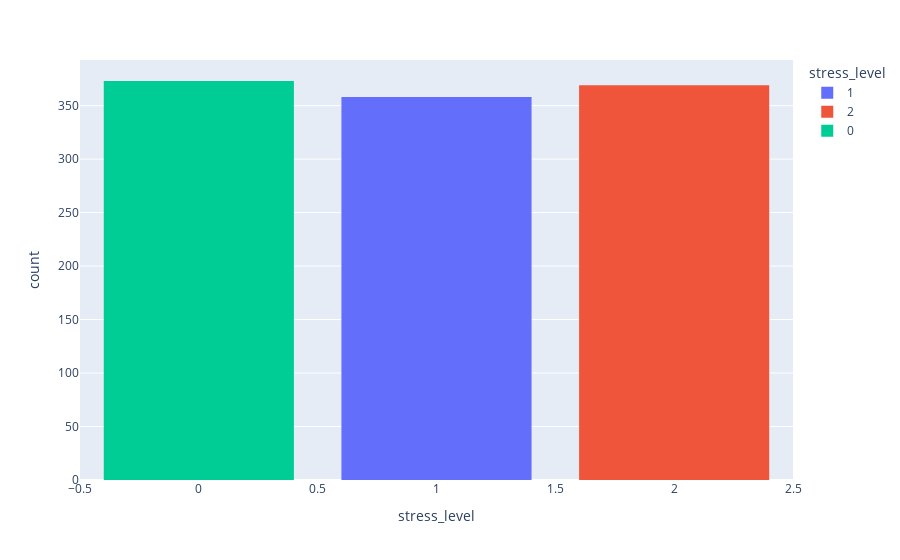

The notebook cell this image was saved under:
### Code cell
px.histogram(df,x=target, color = target).update_layout(bargap=0.2)

### Figure 1 — Plotly figure (JSON) as saved in the notebook; plotly's stock layout.template omitted (floating-point values rounded to 4 significant figures; data arrays with more than 128 entries replaced by an {"elided": "..."} marker saying what was removed)
{"data": [{"alignmentgroup": "True", "bingroup": "x", "hovertemplate": "stress_level=%{x}<br>count=%{y}<extra></extra>", "legendgroup": "1", "marker": {"color": "#636efa", "pattern": {"shape": ""}}, "name": "1", "offsetgroup": "1", "orientation": "v", "showlegend": true, "type": "histogram", "x": {"elided": "358 int values"}, "xaxis": "x", "yaxis": "y"}, {"alignmentgroup": "True", "bingroup": "x", "hovertemplate": "stress_level=%{x}<br>count=%{y}<extra></extra>", "legendgroup": "2", "marker": {"color": "#EF553B", "pattern": {"shape": ""}}, "name": "2", "offsetgroup": "2", "orientation": "v", "showlegend": true, "type": "histogram", "x": {"elided": "369 int values"}, "xaxis": "x", "yaxis": "y"}, {"alignmentgroup": "True", "bingroup": "x", "hovertemplate": "stress_level=%{x}<br>count=%{y}<extra></extra>", "legendgroup": "0", "marker": {"color": "#00cc96", "pattern": {"shape": ""}}, "name": "0", "offsetgroup": "0", "orientation": "v", "showlegend": true, "type": "histogram", "x": {"elided": "373 int values"}, "xaxis": "x", "yaxis": "y"}], "layout": {"bargap": 0.2, "barmode": "relative", "legend": {"title": {"text": "stress_level"}, "tracegroupgap": 0}, "margin": {"t": 60}, "xaxis": {"anchor": "y", "categoryarray": [1, 2, 0], "categoryorder": "array", "domain": [0, 1], "title": {"text": "stress_level"}}, "yaxis": {"anchor": "x", "domain": [0, 1], "title": {"text": "count"}}}}
